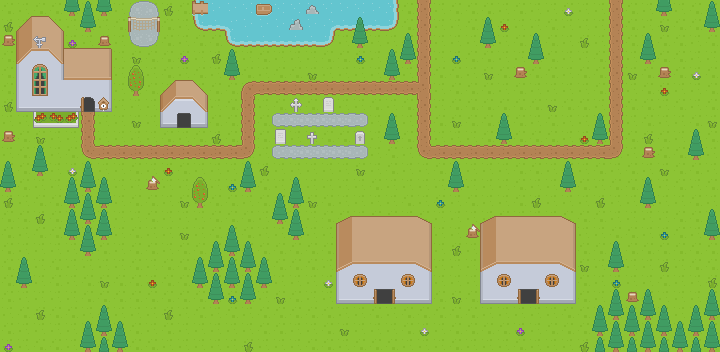

Rendered tile map (Tiled .tmx) drawn with the repository's tilesets; below, a short description and the map source with its tile grids summarised:
An orthogonal 45x22 tile map with 16x16 px tiles, 6 tile layers (Ground Terrain, Ground Overlay, Deco0, Deco1, ...).

<map version="1.4" tiledversion="1.4.3" orientation="orthogonal" renderorder="right-down" width="45" height="22" tilewidth="16" tileheight="16" infinite="0" nextlayerid="7" nextobjectid="1">
 <tileset firstgid="1" source="roguelikeSheet.tsx" />
 <layer id="1" name="Ground Terrain" width="45" height="22">
  <data>[990 cells, 990 non-empty, 12 distinct tile ids]</data>
 </layer>
 <layer id="2" name="Ground Overlay" width="45" height="22">
  <data>[990 cells, 76 non-empty, 15 distinct tile ids]</data>
 </layer>
 <layer id="3" name="Deco0" width="45" height="22">
  <data>[990 cells, 269 non-empty, 36 distinct tile ids]</data>
 </layer>
 <layer id="5" name="Deco1" width="45" height="22">
  <data>[990 cells, 13 non-empty, 8 distinct tile ids]</data>
 </layer>
 <layer id="4" name="Above0" width="45" height="22">
  <data>[990 cells, 69 non-empty, 20 distinct tile ids]</data>
 </layer>
 <layer id="6" name="Above1" width="45" height="22">
  <data>[990 cells, 1 non-empty, 1 distinct tile ids]</data>
 </layer>
</map>
